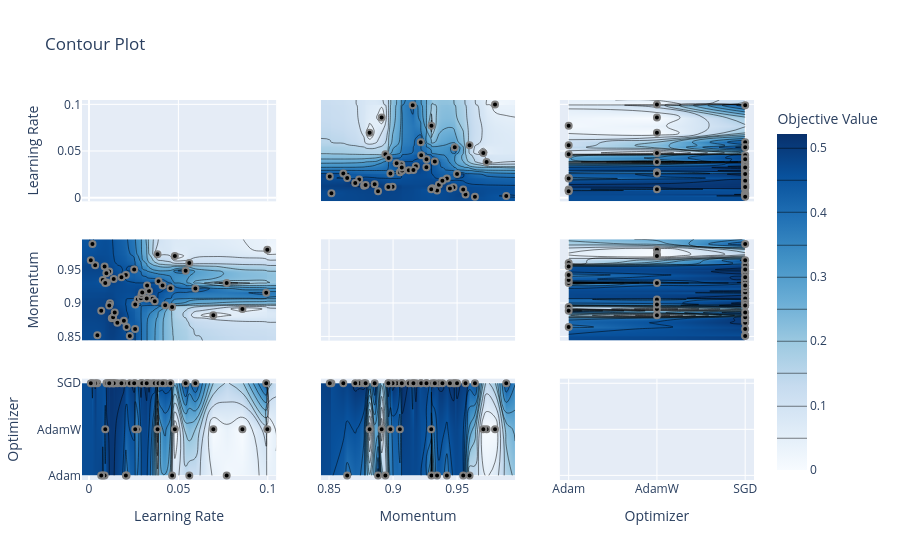
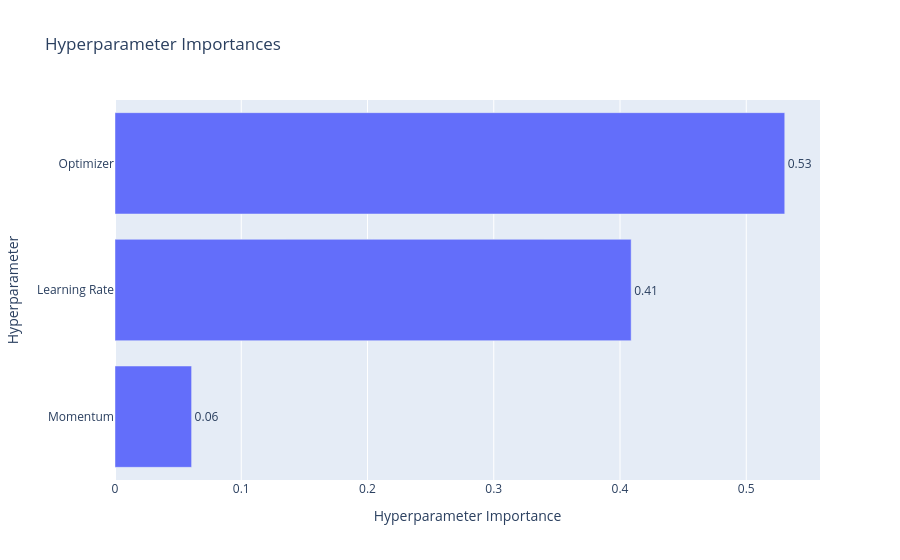
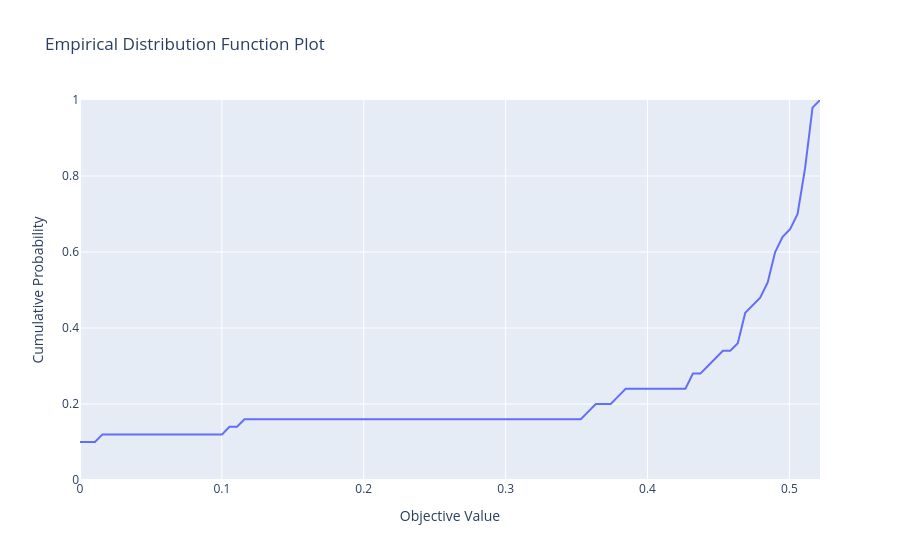
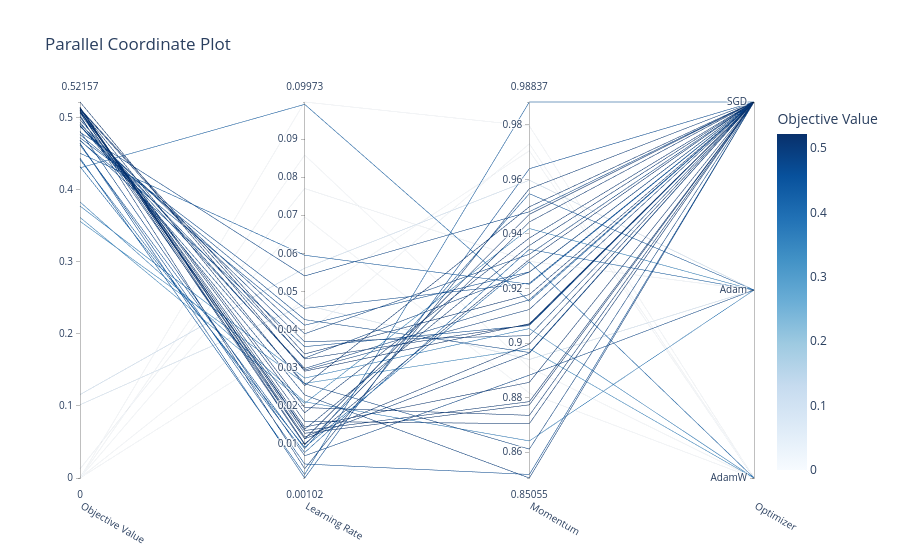

The notebook cell these images were saved under, in order:
### Code cell
import joblib

NAME = "opt_mom_lr"

study2 = joblib.load(f"study_{NAME}.pkl")

fig = optuna.visualization.plot_contour(study2)
fig.show()
fig.write_image(f"Optuna/{NAME}_exp2a.pdf", scale=1)

fig = optuna.visualization.plot_param_importances(study2)
fig.show()
fig.write_image(f"Optuna/{NAME}_exp2b.pdf", scale=1)

fig = optuna.visualization.plot_edf(study2)
fig.show()
fig.write_image(f"Optuna/{NAME}_exp2c.pdf", scale=1)

fig = optuna.visualization.plot_parallel_coordinate(study2)
fig.show()
fig.write_image(f"Optuna/{NAME}_exp2d.pdf", scale=1)

fig = optuna.visualization.plot_optimization_history(study2)
fig.show()
fig.write_image(f"Optuna/{NAME}_exp2e.pdf", scale=1)
